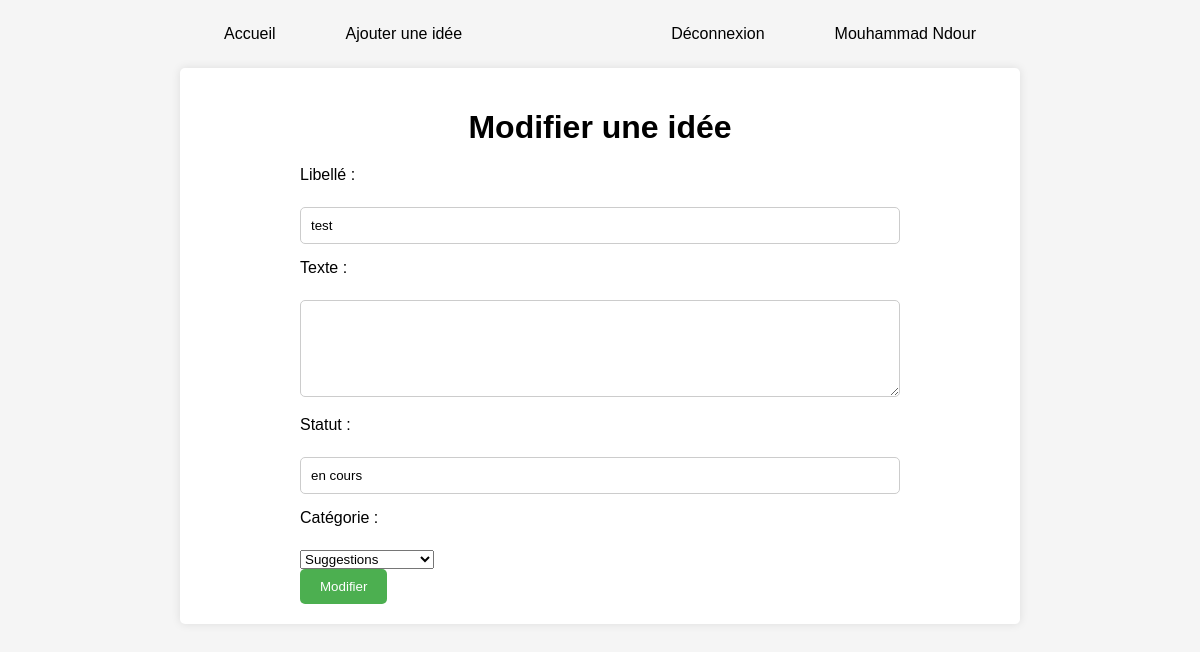
The app's page /update.php?id=86 (signed in) with its own data.
### tables this page shows
CREATE TABLE `Idees` (
  `id` int(11) NOT NULL,
  `libelle` varchar(100) NOT NULL,
  `texte` text NOT NULL,
  `statut` varchar(15) NOT NULL DEFAULT 'en cours',
  `date_creation` datetime DEFAULT current_timestamp(),
  `id_cat` int(11) NOT NULL,
  `id_utilisateur` int(11) NOT NULL
);

CREATE TABLE `Categorie` (
  `id` int(11) NOT NULL,
  `nom` varchar(50) NOT NULL,
  `description` text DEFAULT NULL,
  `date_creation` datetime DEFAULT current_timestamp()
);

### update.php (the view, shortened to what this page needs)
<?php
require('cnx.php');
if(isset($_GET['id'])) {
    $id = $_GET['id'];
    $sql = $cnx->prepare("SELECT * FROM Idees WHERE id = :id");
    $sql->execute(array(':id' => $id));
    $idee = $sql->fetch(PDO::FETCH_ASSOC);
}
$sqlCategories = $cnx->prepare("SELECT * FROM Categorie");
$sqlCategories->execute();
$categories = $sqlCategories->fetchAll(PDO::FETCH_ASSOC);
?>
<!DOCTYPE html>
<html lang="en">
<head>
    <link rel="stylesheet" href="styles/addIdea.css">
</head>
<body>
<?php include('header.php') ?>
<div class="container">
    <h1>Modifier une idée</h1>
    <form action="traitement-update.php" method="post">
        <label for="libelle">Libellé :</label><br>
        <input type="text" id="libelle" name="libelle" value="<?php echo $idee['libelle']; ?>" required><br>
        <label for="texte">Texte :</label><br>
        <textarea id="texte" name="texte" rows="5" cols="33"><?php echo $idee['texte']; ?></textarea><br>
        <label for="statut">Statut :</label><br>
        <input type="text" id="statut" name="statut" value="<?php echo $idee['statut']; ?>" required><br>
        <label for="categorie">Catégorie :</label><br>
        <select id="categorie" name="id_cat">
            <?php foreach ($categories as $categorie): ?>
                <option value="<?php echo $categorie['id']; ?>" <?php if($categorie['id'] == $idee['id_cat']) echo 'selected'; ?>><?php echo $categorie['nom']; ?></option>
            <?php endforeach; ?>
        </select><br>
        <input type="submit" value="Modifier">
    </form>
</div>
</body>
</html>

### styles/addIdea.css (style rules this page uses)
body { font-family: Arial, sans-serif; background-color: #f5f5f5; margin: 0; padding: 0; }
.container { max-width: 800px; margin: 20px auto; background-color: #fff; padding: 20px; border-radius: 5px; box-shadow: 0 0 10px rgba(0, 0, 0, 0.1); }
h1 { text-align: center; margin-bottom: 20px; }
form { max-width: 600px; margin: 0 auto; }
label { display: block; margin-bottom: 5px; }
input[type="text"],input[type="tel"],input[type="password"],input[type="email"], textarea { width: 100%; padding: 10px; margin-bottom: 15px; border: 1px solid #ccc; border-radius: 5px; box-sizing: border-box; }
input[type="submit"] { background-color: #4CAF50; color: white; padding: 10px 20px; border: none; border-radius: 5px; cursor: pointer; }

### records on screen
idees: libelle "test", statut "en cours", id_cat "Suggestions"

### other values on screen
$utilisateur['prenom'] "Mouhammad"
$utilisateur['nom'] "Ndour"
